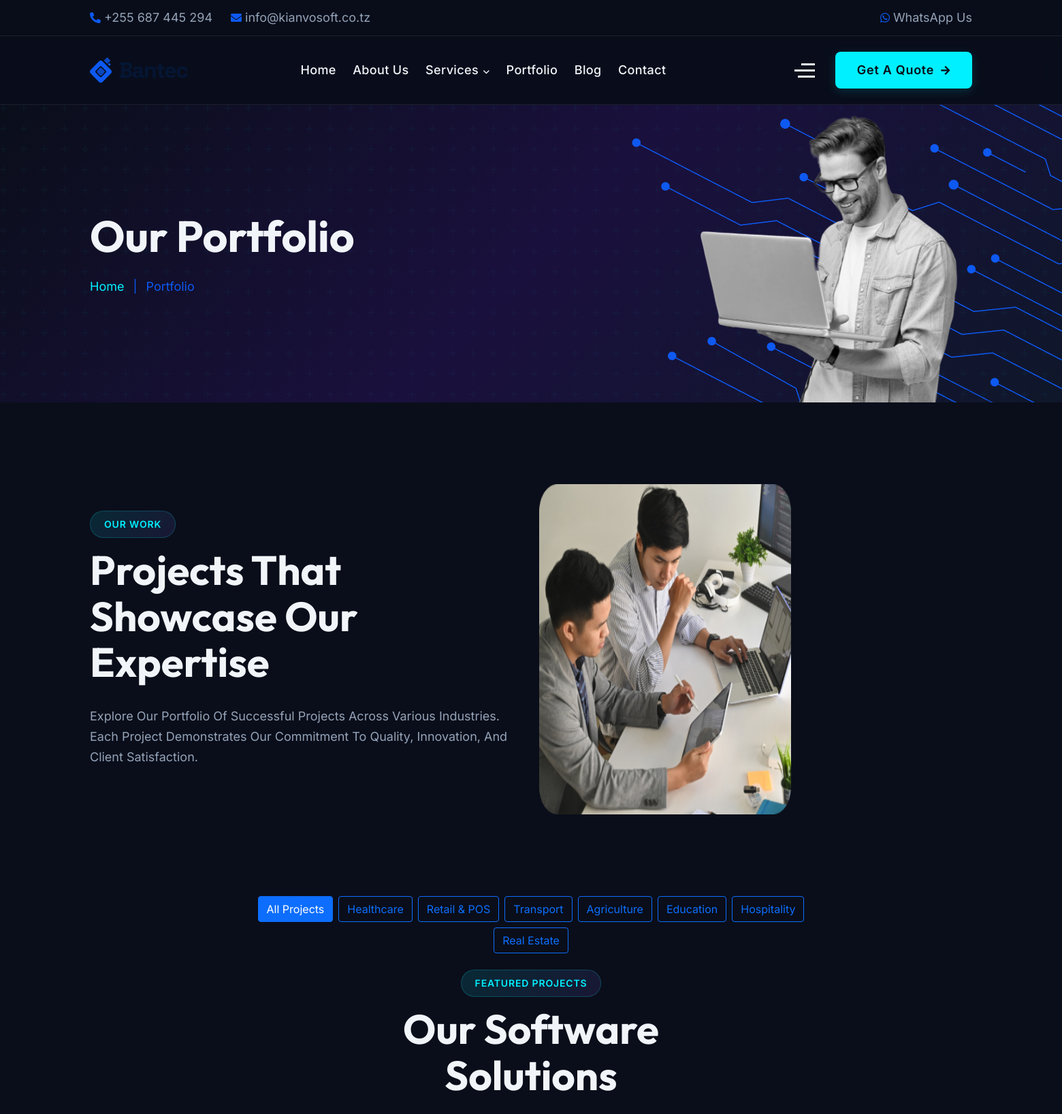
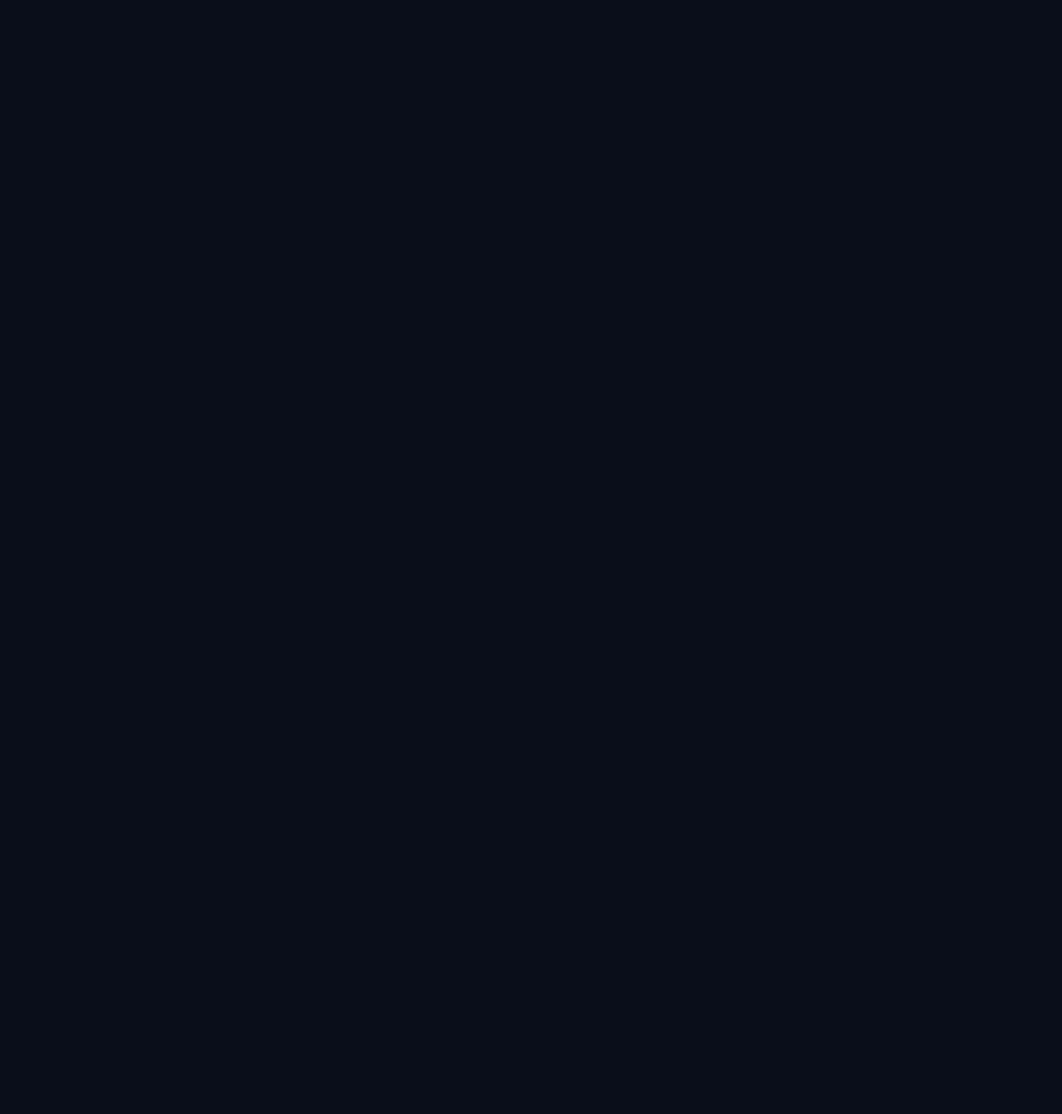
The page /portfolio/ (upper part) on the database its author committed (2 pictures, top to bottom).
### kianvosite/models.py (models this page shows, shortened)
class ProjectCategory(models.Model):
    name = models.CharField(max_length=100)
    slug = models.SlugField(unique=True)
    icon_class = models.CharField(max_length=100, help_text="FontAwesome or Flaticon class (e.g., 'flaticon-software-development')")
    description = models.TextField(blank=True)
    order = models.IntegerField(default=0)
    is_active = models.BooleanField(default=True)
    created_at = models.DateTimeField(auto_now_add=True)
    updated_at = models.DateTimeField(auto_now=True)
    class Meta:
        verbose_name_plural = "Project Categories"
        ordering = ['order', 'name']

### kianvosite/views.py (the view)
# urls.py: path('portfolio/', views.portfolio, name='portfolio'),
def portfolio(request):
    category_slug = request.GET.get('category', None)
    projects = Project.objects.filter(is_active=True)
    categories = ProjectCategory.objects.filter(is_active=True)
    if category_slug:
        projects = projects.filter(category__slug=category_slug)
    context = {
        'projects': projects,
        'categories': categories,
        'current_category': category_slug,
        'stats': CompanyStat.objects.filter(is_active=True),
    }
    return render(request, 'portfolio.html', context)

### templates/portfolio.html (shortened to what this page needs)
{% extends 'main/base.html' %}
{% load static %}
{% block content %}
<div class="page__banner">
	<div class="page__banner-shape">
	</div>
	<div class="container">
		<div class="row justify-content-between align-items-center">
			<div class="col-xl-6 col-lg-7">
				<div class="page__banner-content">
					<h2>Our Portfolio</h2>
					<span><a href="{% url 'home' %}">Home</a>
						<span>|</span>
						Portfolio
					</span>
				</div>
			</div>
			<div class="col-xl-4 col-lg-5">
				<div class="page__banner-img">
					<img src="{% static 'assets/img/banner/page-banner-img.png' %}" alt="KianvoSoft Portfolio">
				</div>
			</div>
		</div>
	</div>
</div>
<div class="about__one section-padding">
	<div class="container">
		<div class="row align-items-center gy-4">
			<div class="col-xl-6 col-lg-7 col-md-9">
				<div class="about__one-content">
					<span class="subtitle-one">Our Work</span>
					<h2>Projects That Showcase Our Expertise</h2>
					<p>Explore our portfolio of successful projects across various industries. Each project demonstrates
						our commitment to quality, innovation, and client satisfaction.</p>
				</div>
			</div>
			<div class="col-xl-6 col-lg-5">
				<div class="about__one-image">
					<div class="about__one-image-wrapper">
						<img src="{% static 'assets/img/portfolio/portfolio-1.png' %}" alt="Portfolio" class="image-1">
					</div>
				</div>
			</div>
		</div>
	</div>
</div>
{% if categories %}
<div class="container mb-4">
	<div class="row justify-content-center">
		<div class="col-xl-8">
			<div class="d-flex flex-wrap justify-content-center gap-2">
				<a href="{% url 'portfolio' %}"
					class="btn {% if not current_category %}btn-primary{% else %}btn-outline-primary{% endif %}">
					All Projects
				</a>
				{% for category in categories %}
				<a href="{% url 'portfolio' %}?category={{ category.slug }}"
					class="btn {% if current_category == category.slug %}btn-primary{% else %}btn-outline-primary{% endif %}">
					{{ category.name }}
				</a>
				{% endfor %}
			</div>
		</div>
	</div>
</div>
{% endif %}
<div class="services__five section-padding pt-0" style="background: var(--ks-bg-primary);">
	<div class="container">
		<div class="row justify-content-center text-center mb-50">
			<div class="col-xl-6 col-lg-7 col-md-9">
				<span class="subtitle-one">Featured Projects</span>
				<h2>Our Software Solutions</h2>
			</div>
		</div>
		<div class="row gy-4 justify-content-center">
			{% if projects %}
			{% for project in projects %}
			<div class="col-xl-4 col-lg-4 col-md-6 mb-30">
			</div>
			{% endfor %}
			{% endif %}
		</div>
	</div>
</div>
{% endblock content %}

### static/assets/css/futuristic.css (style rules this page uses)
:root { --ks-bg-primary: #0a0e1a; --ks-bg-secondary: #111827; --ks-bg-card: rgba(17, 24, 39, .72); --ks-bg-glass: rgba(255, 255, 255, .04); --ks-border-glass: rgba(255, 255, 255, .08); --ks-cyan: #00f0ff; --ks-purple: #8b5cf6; --ks-blue: #3b82f6; --ks-green: #10b981; --ks-pink: #ec4899; --ks-orange: #f59e0b; --ks-gradient-hero: linear-gradient(135deg, #0a0e1a 0%, #1a103d 50%, #0f172a 100%); --ks-gradient-accent: linear-gradient(135deg, var(--ks-cyan), var(--ks-purple)); --ks-gradient-card: linear-gradient(145deg, rgba(139, 92, 246, .08), rgba(0, 240, 255, .05)); --ks-text-primary: #f1f5f9; --ks-text-secondary: #94a3b8; --ks-text-muted: #64748b; --ks-glow-cyan: 0 0 20px rgba(0, 240, 255, .35); --ks-glow-purple: 0 0 20px rgba(139, 92, 246, .35); --ks-font-heading: 'Outfit', sans-serif; --ks-font-body: 'Inter', sans-serif; --ks-transition: .35s cubic-bezier(.4, 0, .2, 1); }
body { font-family: var(--ks-font-body) !important; background: var(--ks-bg-primary) !important; color: var(--ks-text-primary) !important; overflow-x: hidden; }
h1, h2, h3, h4, h5, h6, .banner__five-content h2, .page__banner-content h2, .about__one-content h2, .about__five-content h2, .technology-solution__one-content h2, .why-choose-us__four-title h2, .work-process-area__one-content-left h2, .subscribe__one-title h3, .footer__five-widget h4 { font-family: var(--ks-font-heading) !important; color: var(--ks-text-primary) !important; }
p { color: var(--ks-text-secondary) !important; }
a { transition: var(--ks-transition); }
.subtitle-one { background: linear-gradient(135deg, rgba(0, 240, 255, .12), rgba(139, 92, 246, .12)) !important; color: var(--ks-cyan) !important; border: 1px solid rgba(0, 240, 255, .2) !important; border-radius: 50px !important; padding: 6px 20px !important; font-weight: 600 !important; font-size: 14px !important; letter-spacing: .06em; text-transform: uppercase; display: inline-block; }
.page__banner { background: var(--ks-gradient-hero) !important; position: relative; }
.page__banner::before { content: ''; position: absolute; top: 0; left: 0; right: 0; bottom: 0; pointer-events: none; }
.page__banner-content h2 { color: var(--ks-text-primary) !important; }
.page__banner-content span a { color: var(--ks-cyan) !important; }
.about__five, .about__one { background: var(--ks-bg-primary) !important; }

### rows shown on the page
ProjectCategory: name "Healthcare"
ProjectCategory: name "Retail & POS"
ProjectCategory: name "Transport"
ProjectCategory: name "Agriculture"
ProjectCategory: name "Education"
ProjectCategory: name "Hospitality"
ProjectCategory: name "Real Estate"
